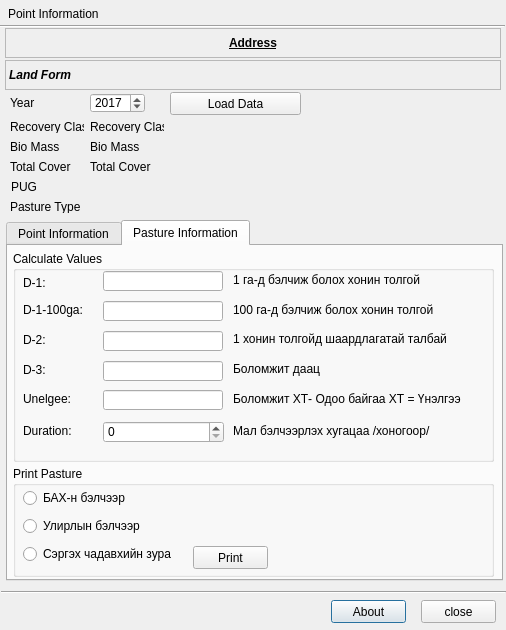
<?xml version="1.0" encoding="UTF-8"?>
<ui version="4.0">
 <class>PrintPointDialog</class>
 <widget class="QDialog" name="PrintPointDialog">
  <property name="geometry">
   <rect>
    <x>0</x>
    <y>0</y>
    <width>506</width>
    <height>630</height>
   </rect>
  </property>
  <property name="minimumSize">
   <size>
    <width>506</width>
    <height>500</height>
   </size>
  </property>
  <property name="maximumSize">
   <size>
    <width>506</width>
    <height>800</height>
   </size>
  </property>
  <property name="windowTitle">
   <string>Dialog</string>
  </property>
  <widget class="QPushButton" name="about_button">
   <property name="geometry">
    <rect>
     <x>331</x>
     <y>600</y>
     <width>75</width>
     <height>23</height>
    </rect>
   </property>
   <property name="text">
    <string>About</string>
   </property>
  </widget>
  <widget class="QPushButton" name="close_button">
   <property name="geometry">
    <rect>
     <x>421</x>
     <y>600</y>
     <width>75</width>
     <height>23</height>
    </rect>
   </property>
   <property name="text">
    <string>close</string>
   </property>
  </widget>
  <widget class="Line" name="line">
   <property name="geometry">
    <rect>
     <x>0</x>
     <y>18</y>
     <width>505</width>
     <height>16</height>
    </rect>
   </property>
   <property name="orientation">
    <enum>Qt::Horizontal</enum>
   </property>
  </widget>
  <widget class="Line" name="line_2">
   <property name="geometry">
    <rect>
     <x>1</x>
     <y>584</y>
     <width>505</width>
     <height>16</height>
    </rect>
   </property>
   <property name="orientation">
    <enum>Qt::Horizontal</enum>
   </property>
  </widget>
  <widget class="QTabWidget" name="tabWidget">
   <property name="geometry">
    <rect>
     <x>6</x>
     <y>220</y>
     <width>497</width>
     <height>361</height>
    </rect>
   </property>
   <property name="currentIndex">
    <number>1</number>
   </property>
   <widget class="QWidget" name="tab">
    <attribute name="title">
     <string>Point Information</string>
    </attribute>
    <widget class="QScrollArea" name="scrollArea">
     <property name="geometry">
      <rect>
       <x>62</x>
       <y>30</y>
       <width>416</width>
       <height>321</height>
      </rect>
     </property>
     <property name="widgetResizable">
      <bool>true</bool>
     </property>
     <widget class="QWidget" name="scrollAreaWidgetContents">
      <property name="geometry">
       <rect>
        <x>0</x>
        <y>0</y>
        <width>414</width>
        <height>319</height>
       </rect>
      </property>
     </widget>
    </widget>
    <widget class="QPushButton" name="prev_button">
     <property name="geometry">
      <rect>
       <x>323</x>
       <y>354</y>
       <width>75</width>
       <height>23</height>
      </rect>
     </property>
     <property name="text">
      <string>Prev</string>
     </property>
    </widget>
    <widget class="QPushButton" name="fit_button">
     <property name="geometry">
      <rect>
       <x>6</x>
       <y>132</y>
       <width>50</width>
       <height>50</height>
      </rect>
     </property>
     <property name="text">
      <string/>
     </property>
     <property name="icon">
      <iconset resource="resources_pasture.qrc">
       <normaloff>:/plugins/lm2_pasture/zoom_fit.png</normaloff>:/plugins/lm2_pasture/zoom_fit.png</iconset>
     </property>
     <property name="iconSize">
      <size>
       <width>32</width>
       <height>32</height>
      </size>
     </property>
    </widget>
    <widget class="QLabel" name="imageLabel">
     <property name="geometry">
      <rect>
       <x>74</x>
       <y>44</y>
       <width>381</width>
       <height>291</height>
      </rect>
     </property>
     <property name="text">
      <string>Image Viewer</string>
     </property>
    </widget>
    <widget class="QLabel" name="count_label">
     <property name="geometry">
      <rect>
       <x>273</x>
       <y>357</y>
       <width>51</width>
       <height>16</height>
      </rect>
     </property>
     <property name="text">
      <string>Count</string>
     </property>
    </widget>
    <widget class="QRadioButton" name="cover_rbutton">
     <property name="geometry">
      <rect>
       <x>224</x>
       <y>6</y>
       <width>75</width>
       <height>17</height>
      </rect>
     </property>
     <property name="text">
      <string>Cover</string>
     </property>
    </widget>
    <widget class="QPushButton" name="zoomout_button">
     <property name="geometry">
      <rect>
       <x>6</x>
       <y>81</y>
       <width>50</width>
       <height>50</height>
      </rect>
     </property>
     <property name="text">
      <string/>
     </property>
     <property name="icon">
      <iconset resource="resources_pasture.qrc">
       <normaloff>:/plugins/lm2_pasture/zoom_out.png</normaloff>:/plugins/lm2_pasture/zoom_out.png</iconset>
     </property>
     <property name="iconSize">
      <size>
       <width>32</width>
       <height>32</height>
      </size>
     </property>
    </widget>
    <widget class="QPushButton" name="load_image_button">
     <property name="geometry">
      <rect>
       <x>404</x>
       <y>4</y>
       <width>75</width>
       <height>23</height>
      </rect>
     </property>
     <property name="text">
      <string>Load Image</string>
     </property>
    </widget>
    <widget class="QRadioButton" name="around_rbutton">
     <property name="geometry">
      <rect>
       <x>314</x>
       <y>6</y>
       <width>75</width>
       <height>17</height>
      </rect>
     </property>
     <property name="text">
      <string>Around</string>
     </property>
    </widget>
    <widget class="QPushButton" name="zoomin_button">
     <property name="geometry">
      <rect>
       <x>6</x>
       <y>30</y>
       <width>50</width>
       <height>50</height>
      </rect>
     </property>
     <property name="text">
      <string/>
     </property>
     <property name="icon">
      <iconset resource="resources_pasture.qrc">
       <normaloff>:/plugins/lm2_pasture/zoom_in.png</normaloff>:/plugins/lm2_pasture/zoom_in.png</iconset>
     </property>
     <property name="iconSize">
      <size>
       <width>32</width>
       <height>32</height>
      </size>
     </property>
    </widget>
    <widget class="QPushButton" name="next_button">
     <property name="geometry">
      <rect>
       <x>403</x>
       <y>354</y>
       <width>75</width>
       <height>23</height>
      </rect>
     </property>
     <property name="text">
      <string>Next</string>
     </property>
    </widget>
    <widget class="QPushButton" name="print_button">
     <property name="geometry">
      <rect>
       <x>6</x>
       <y>183</y>
       <width>50</width>
       <height>50</height>
      </rect>
     </property>
     <property name="text">
      <string/>
     </property>
     <property name="icon">
      <iconset resource="resources_pasture.qrc">
       <normaloff>:/plugins/lm2_pasture/printer.png</normaloff>:/plugins/lm2_pasture/printer.png</iconset>
     </property>
     <property name="iconSize">
      <size>
       <width>32</width>
       <height>32</height>
      </size>
     </property>
    </widget>
   </widget>
   <widget class="QWidget" name="tab_2">
    <attribute name="title">
     <string>Pasture Information</string>
    </attribute>
    <widget class="QGroupBox" name="groupBox">
     <property name="geometry">
      <rect>
       <x>5</x>
       <y>5</y>
       <width>481</width>
       <height>211</height>
      </rect>
     </property>
     <property name="title">
      <string>Calculate Values</string>
     </property>
     <widget class="QLabel" name="label_49">
      <property name="geometry">
       <rect>
        <x>220</x>
        <y>110</y>
        <width>241</width>
        <height>16</height>
       </rect>
      </property>
      <property name="text">
       <string>Боломжит даац</string>
      </property>
     </widget>
     <widget class="QLabel" name="label_40">
      <property name="geometry">
       <rect>
        <x>220</x>
        <y>21</y>
        <width>241</width>
        <height>16</height>
       </rect>
      </property>
      <property name="text">
       <string>1 га-д бэлчиж болох хонин толгой</string>
      </property>
     </widget>
     <widget class="QLabel" name="label_31">
      <property name="geometry">
       <rect>
        <x>10</x>
        <y>81</y>
        <width>81</width>
        <height>16</height>
       </rect>
      </property>
      <property name="text">
       <string>D-2:</string>
      </property>
     </widget>
     <widget class="QLineEdit" name="calc_d1_100ga_edit">
      <property name="geometry">
       <rect>
        <x>90</x>
        <y>50</y>
        <width>120</width>
        <height>20</height>
       </rect>
      </property>
      <property name="readOnly">
       <bool>true</bool>
      </property>
     </widget>
     <widget class="QLineEdit" name="calc_unelgee_edit">
      <property name="geometry">
       <rect>
        <x>90</x>
        <y>139</y>
        <width>120</width>
        <height>20</height>
       </rect>
      </property>
      <property name="readOnly">
       <bool>true</bool>
      </property>
     </widget>
     <widget class="QLabel" name="label_47">
      <property name="geometry">
       <rect>
        <x>220</x>
        <y>51</y>
        <width>241</width>
        <height>16</height>
       </rect>
      </property>
      <property name="text">
       <string>100 га-д бэлчиж болох хонин толгой</string>
      </property>
     </widget>
     <widget class="QLineEdit" name="calc_d1_edit">
      <property name="geometry">
       <rect>
        <x>90</x>
        <y>20</y>
        <width>120</width>
        <height>20</height>
       </rect>
      </property>
      <property name="readOnly">
       <bool>true</bool>
      </property>
     </widget>
     <widget class="QLabel" name="label_32">
      <property name="geometry">
       <rect>
        <x>10</x>
        <y>111</y>
        <width>81</width>
        <height>16</height>
       </rect>
      </property>
      <property name="text">
       <string>D-3:</string>
      </property>
     </widget>
     <widget class="QLabel" name="label_37">
      <property name="geometry">
       <rect>
        <x>10</x>
        <y>140</y>
        <width>81</width>
        <height>16</height>
       </rect>
      </property>
      <property name="text">
       <string>Unelgee:</string>
      </property>
     </widget>
     <widget class="QLineEdit" name="calc_d2_edit">
      <property name="geometry">
       <rect>
        <x>90</x>
        <y>80</y>
        <width>120</width>
        <height>20</height>
       </rect>
      </property>
      <property name="readOnly">
       <bool>true</bool>
      </property>
     </widget>
     <widget class="QLabel" name="label_51">
      <property name="geometry">
       <rect>
        <x>220</x>
        <y>140</y>
        <width>241</width>
        <height>16</height>
       </rect>
      </property>
      <property name="text">
       <string>Боломжит ХТ- Одоо байгаа ХТ = Үнэлгээ</string>
      </property>
     </widget>
     <widget class="QLabel" name="label_26">
      <property name="geometry">
       <rect>
        <x>10</x>
        <y>24</y>
        <width>81</width>
        <height>16</height>
       </rect>
      </property>
      <property name="text">
       <string>D-1:</string>
      </property>
     </widget>
     <widget class="QLabel" name="label_48">
      <property name="geometry">
       <rect>
        <x>220</x>
        <y>80</y>
        <width>241</width>
        <height>16</height>
       </rect>
      </property>
      <property name="text">
       <string>1 хонин толгойд шаардлагатай талбай</string>
      </property>
     </widget>
     <widget class="QLabel" name="label_30">
      <property name="geometry">
       <rect>
        <x>10</x>
        <y>51</y>
        <width>81</width>
        <height>16</height>
       </rect>
      </property>
      <property name="text">
       <string>D-1-100ga:</string>
      </property>
     </widget>
     <widget class="QLineEdit" name="calc_d3_edit">
      <property name="geometry">
       <rect>
        <x>90</x>
        <y>110</y>
        <width>120</width>
        <height>20</height>
       </rect>
      </property>
      <property name="readOnly">
       <bool>true</bool>
      </property>
     </widget>
     <widget class="QSpinBox" name="calc_duration_sbox">
      <property name="enabled">
       <bool>true</bool>
      </property>
      <property name="geometry">
       <rect>
        <x>90</x>
        <y>170</y>
        <width>121</width>
        <height>22</height>
       </rect>
      </property>
      <property name="readOnly">
       <bool>false</bool>
      </property>
      <property name="maximum">
       <number>1000000000</number>
      </property>
     </widget>
     <widget class="QLabel" name="label_38">
      <property name="geometry">
       <rect>
        <x>10</x>
        <y>172</y>
        <width>81</width>
        <height>16</height>
       </rect>
      </property>
      <property name="text">
       <string>Duration:</string>
      </property>
     </widget>
     <widget class="QLabel" name="label_52">
      <property name="geometry">
       <rect>
        <x>220</x>
        <y>172</y>
        <width>241</width>
        <height>16</height>
       </rect>
      </property>
      <property name="text">
       <string>Мал бэлчээрлэх хугацаа /хоногоор/</string>
      </property>
     </widget>
    </widget>
    <widget class="QGroupBox" name="groupBox_2">
     <property name="geometry">
      <rect>
       <x>5</x>
       <y>220</y>
       <width>481</width>
       <height>111</height>
      </rect>
     </property>
     <property name="title">
      <string>Print Pasture</string>
     </property>
     <widget class="QPushButton" name="pushButton">
      <property name="geometry">
       <rect>
        <x>180</x>
        <y>80</y>
        <width>75</width>
        <height>23</height>
       </rect>
      </property>
      <property name="text">
       <string>Print</string>
      </property>
     </widget>
     <widget class="QWidget" name="layoutWidget">
      <property name="geometry">
       <rect>
        <x>10</x>
        <y>20</y>
        <width>148</width>
        <height>81</height>
       </rect>
      </property>
      <layout class="QVBoxLayout" name="verticalLayout">
       <item>
        <widget class="QRadioButton" name="radioButton_3">
         <property name="text">
          <string>БАХ-н бэлчээр</string>
         </property>
        </widget>
       </item>
       <item>
        <widget class="QRadioButton" name="radioButton_2">
         <property name="text">
          <string>Улирлын бэлчээр</string>
         </property>
        </widget>
       </item>
       <item>
        <widget class="QRadioButton" name="radioButton">
         <property name="text">
          <string>Сэргэх чадавхийн зураг</string>
         </property>
        </widget>
       </item>
      </layout>
     </widget>
    </widget>
   </widget>
  </widget>
  <widget class="QLabel" name="point_address_label">
   <property name="geometry">
    <rect>
     <x>5</x>
     <y>28</y>
     <width>496</width>
     <height>30</height>
    </rect>
   </property>
   <property name="font">
    <font>
     <pointsize>9</pointsize>
     <weight>75</weight>
     <bold>true</bold>
     <underline>true</underline>
    </font>
   </property>
   <property name="frameShape">
    <enum>QFrame::StyledPanel</enum>
   </property>
   <property name="text">
    <string>Address</string>
   </property>
   <property name="textFormat">
    <enum>Qt::AutoText</enum>
   </property>
   <property name="alignment">
    <set>Qt::AlignCenter</set>
   </property>
   <property name="wordWrap">
    <bool>false</bool>
   </property>
  </widget>
  <widget class="QLabel" name="land_form_label">
   <property name="geometry">
    <rect>
     <x>5</x>
     <y>60</y>
     <width>496</width>
     <height>30</height>
    </rect>
   </property>
   <property name="font">
    <font>
     <weight>75</weight>
     <italic>true</italic>
     <bold>true</bold>
     <strikeout>false</strikeout>
     <stylestrategy>PreferDefault</stylestrategy>
     <kerning>true</kerning>
    </font>
   </property>
   <property name="frameShape">
    <enum>QFrame::StyledPanel</enum>
   </property>
   <property name="text">
    <string>Land Form</string>
   </property>
  </widget>
  <widget class="QLabel" name="label_2">
   <property name="geometry">
    <rect>
     <x>8</x>
     <y>7</y>
     <width>330</width>
     <height>13</height>
    </rect>
   </property>
   <property name="text">
    <string>Point Information</string>
   </property>
  </widget>
  <widget class="QLabel" name="label">
   <property name="geometry">
    <rect>
     <x>10</x>
     <y>95</y>
     <width>51</width>
     <height>16</height>
    </rect>
   </property>
   <property name="text">
    <string>Year</string>
   </property>
  </widget>
  <widget class="QSpinBox" name="year_sbox">
   <property name="geometry">
    <rect>
     <x>90</x>
     <y>93</y>
     <width>55</width>
     <height>20</height>
    </rect>
   </property>
   <property name="minimum">
    <number>1900</number>
   </property>
   <property name="maximum">
    <number>2100</number>
   </property>
   <property name="value">
    <number>2017</number>
   </property>
  </widget>
  <widget class="QPushButton" name="load_data_button">
   <property name="geometry">
    <rect>
     <x>170</x>
     <y>92</y>
     <width>131</width>
     <height>23</height>
    </rect>
   </property>
   <property name="text">
    <string>Load Data</string>
   </property>
  </widget>
  <widget class="QLabel" name="label_3">
   <property name="geometry">
    <rect>
     <x>10</x>
     <y>120</y>
     <width>74</width>
     <height>13</height>
    </rect>
   </property>
   <property name="text">
    <string>Recovery Class</string>
   </property>
  </widget>
  <widget class="QLabel" name="label_4">
   <property name="geometry">
    <rect>
     <x>10</x>
     <y>140</y>
     <width>74</width>
     <height>13</height>
    </rect>
   </property>
   <property name="text">
    <string>Bio Mass</string>
   </property>
  </widget>
  <widget class="QLabel" name="label_5">
   <property name="geometry">
    <rect>
     <x>10</x>
     <y>160</y>
     <width>74</width>
     <height>13</height>
    </rect>
   </property>
   <property name="text">
    <string>Total Cover</string>
   </property>
  </widget>
  <widget class="QLabel" name="biomass_label">
   <property name="geometry">
    <rect>
     <x>90</x>
     <y>140</y>
     <width>74</width>
     <height>13</height>
    </rect>
   </property>
   <property name="cursor">
    <cursorShape>UpArrowCursor</cursorShape>
   </property>
   <property name="text">
    <string>Bio Mass</string>
   </property>
  </widget>
  <widget class="QLabel" name="rc_label">
   <property name="geometry">
    <rect>
     <x>90</x>
     <y>120</y>
     <width>74</width>
     <height>13</height>
    </rect>
   </property>
   <property name="cursor">
    <cursorShape>ArrowCursor</cursorShape>
   </property>
   <property name="text">
    <string>Recovery Class</string>
   </property>
   <property name="textInteractionFlags">
    <set>Qt::LinksAccessibleByMouse</set>
   </property>
  </widget>
  <widget class="QLabel" name="cover_label">
   <property name="geometry">
    <rect>
     <x>90</x>
     <y>160</y>
     <width>74</width>
     <height>13</height>
    </rect>
   </property>
   <property name="cursor">
    <cursorShape>UpArrowCursor</cursorShape>
   </property>
   <property name="text">
    <string>Total Cover</string>
   </property>
  </widget>
  <widget class="QLabel" name="cover_label_2">
   <property name="geometry">
    <rect>
     <x>90</x>
     <y>200</y>
     <width>74</width>
     <height>13</height>
    </rect>
   </property>
   <property name="cursor">
    <cursorShape>UpArrowCursor</cursorShape>
   </property>
   <property name="text">
    <string/>
   </property>
  </widget>
  <widget class="QLabel" name="biomass_label_2">
   <property name="geometry">
    <rect>
     <x>91</x>
     <y>180</y>
     <width>74</width>
     <height>13</height>
    </rect>
   </property>
   <property name="cursor">
    <cursorShape>UpArrowCursor</cursorShape>
   </property>
   <property name="text">
    <string/>
   </property>
  </widget>
  <widget class="QLabel" name="label_6">
   <property name="geometry">
    <rect>
     <x>11</x>
     <y>180</y>
     <width>74</width>
     <height>13</height>
    </rect>
   </property>
   <property name="text">
    <string>PUG</string>
   </property>
  </widget>
  <widget class="QLabel" name="label_7">
   <property name="geometry">
    <rect>
     <x>10</x>
     <y>200</y>
     <width>74</width>
     <height>13</height>
    </rect>
   </property>
   <property name="text">
    <string>Pasture Type</string>
   </property>
  </widget>
 </widget>
 <resources>
  <include location="resources_pasture.qrc"/>
 </resources>
 <connections/>
</ui>
